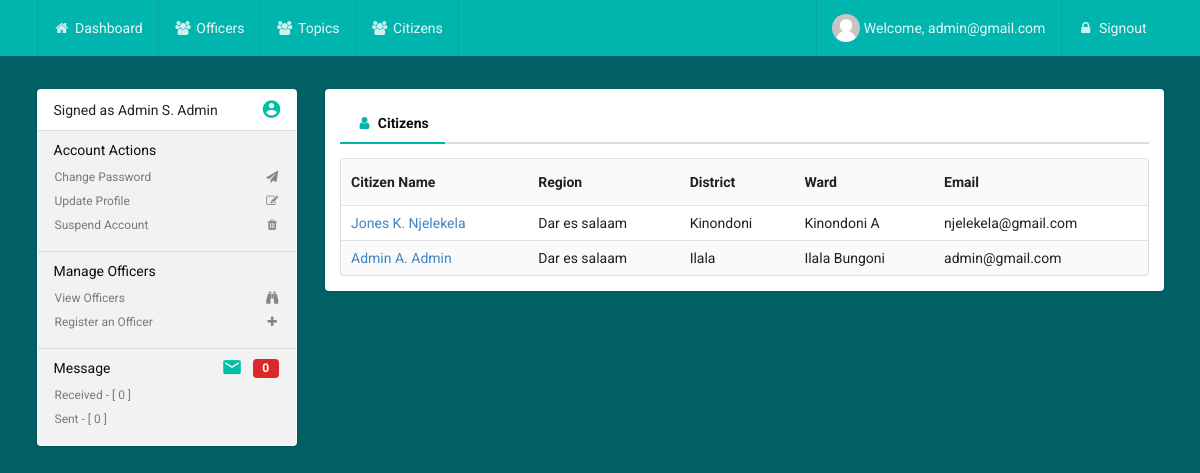
The app's page /admin/view-citizens.php (signed in) with its own data.
### tables this page shows
CREATE TABLE `users`(
	id int(11)not null primary key,
	fname varchar(100)not null,
	sname varchar(100)not null,
	lname varchar(100)not null,
	sex varchar(10)not null,
	phone varchar(100)not null,
	username varchar(100) not null,
	password varchar(100) not null,
	token VARCHAR(15)not null,
	access int(11) not null default 0,
	avatar VARCHAR(100)not null,
	status INT(2)not null,
	suspended INT(2)not null,
	created int(11)not null
);

CREATE TABLE `citizen`(
	id int(11)not null primary key,
	region_name VARCHAR(30)not null,
	district_name VARCHAR(30)not null,
	ward_name VARCHAR(30)not null,
	type_name VARCHAR(30)not null,
	title VARCHAR(10)not null,
	fname varchar(100)not null,
	sname varchar(100)not null,
	lname varchar(100)not null,
	sex varchar(10)not null,
	dob VARCHAR(30) not null,
	phone varchar(100)not null,
	email varchar(100)not null,
	houseno varchar(100)not null,
	streetname varchar(100),
	occupation VARCHAR(255)not null,
	created INT(11)not null
);

### classes/Session.php (called while the page is built, shortened)
<?php
    class Session {
        public static function exists($name){
        return (isset($_SESSION[$name])) ? true : false;
        }
        public static function get($name){
            return $_SESSION[$name];
        }
    }

### core/functions.php (called while the page is built, shortened)
<?php
    function encryptor($action, $string) {
        $output = false;
        $encrypt_method = "AES-256-CBC";
        $secret_key = 'rots_*1-9';
        $secret_iv = '2016-rots*&';
        $key = hash('sha256', $secret_key);
        $iv = substr(hash('sha256', $secret_iv), 0, 16);
        if( $action == 'encrypt' ) {
            $output = openssl_encrypt($string, $encrypt_method, $key, 0, $iv);
            $output = base64_encode($output);
        }
        else if( $action == 'decrypt' ){
            $output = openssl_decrypt(base64_decode($string), $encrypt_method, $key, 0, $iv);
        }
        return $output;
    }

### core/config.php (called while the page is built, shortened)
<?php
    spl_autoload_register( function ($class){
        $file = 'classes/'.$class.'.php';
    });
    require_once("functions.php");
    $database = new MySQLDatabase();

### classes/MySQLDatabase.php (called while the page is built, shortened)
<?php
    class MySQLDatabase {
        public $link = null;
        public function openConnection(){
            $this->link = mysqli_connect(DB_SERVER, DB_USER, DB_PASS, DB_NAME);
            return $this->link;
        }
        public function queryDB($query){
            $result = mysqli_query($this->link,$query);
            return $result;
        }
        public function fetchArray($result){
            return mysqli_fetch_array($result);
        }
  }

### classes/DatabaseObject.php (called while the page is built, shortened)
<?php
    class DatabaseObject {
        protected static $table;
        protected static $fields;
        public static function findAll(){
            $result = static::findBySQL("SELECT * FROM ".static::$table." ORDER BY id DESC");
            return $result;
        }
        public static function findById($id = 0){
            $arr = static::findBySQL("SELECT * FROM ".static::$table." WHERE id = $id ");
            return !empty($arr) ? array_shift($arr) : false;
        }
        public static function findBySQL($sql = ""){
            global $database;
            $resultSet = $database->queryDB($sql);
            $objectArray = array();
            while ($row = $database->fetchArray($resultSet)) {
                $objectArray[] = static::instantiate($row);
            }
            return $objectArray;
        }
        private static function instantiate($record){
            $object = new static;
            if (is_array($record)) {
                foreach ($record as $attribute => $value) {
                    if ($object->hasAttribute($attribute)) {
                        $object->$attribute = $value;
                    }
                }
                return $object;
            }
        }
        private function hasAttribute($attribute){
            $objectVars = $this->attributes();
            return array_key_exists($attribute, $objectVars);
        }
        private function attributes(){
            $attributes = array();
            foreach (static::$fields as $field) {
                if (property_exists($this, $field)) {
                    $attributes[$field] = $this->$field;
                }
            }
            return $attributes;
        }
    }

### classes/User.php (called while the page is built, shortened)
<?php
    class User extends DatabaseObject {
        public $fname;
        public $sname;
        public $lname;
        public function fullName(){
            if (isset($this->fname) && isset($this->lname)) {
                return $this->fname." ".$this->initials($this->sname).". ".$this->lname;
            }else{
                return "NO names found";
            }
        }
        public function initials($string){
            $expr = '/(?<=\s|^)[a-z]/i';
            preg_match_all($expr, $string, $matches);
            $result = implode('', $matches[0]);
            $result = strtoupper($result);
            return $result;
        }
    }

### classes/Message.php (called while the page is built, shortened)
<?php
    class Message extends DatabaseObject {
        protected static $table = "messages";
        public static function countMessageTo($uid){
            $result = static::findBySQL("SELECT * FROM ".static::$table." WHERE to_user = $uid");
            return count($result);
        }
        public static function countMessageFrom($uid){
            $result = static::findBySQL("SELECT * FROM ".static::$table." WHERE from_user = $uid");
            return count($result);
        }
    }

### classes/Citizen.php (called while the page is built, shortened)
<?php
    class Citizen extends DatabaseObject {
        public $fname;
        public $sname;
        public $lname;
        public function fullName(){
            if (isset($this->fname) && isset($this->lname)) {
                return $this->fname." ".$this->init($this->sname).". ".$this->lname;
            }else{
                return "NO names found";
            }
        }
        public function init($string){
            $expr = '/(?<=\s|^)[a-z]/i';
            preg_match_all($expr, $string, $matches);
            $result = implode('', $matches[0]);
            $result = strtoupper($result);
            return $result;
        }
    }

### views/tabs.citizens.php (the view, shortened to what this page needs)
<div class="ui pointing secondary menu">
    <a class="item active" data-tab="officer">
    <i class="ui teal user icon"></i> Citizens</a>
</div>
<?php print_r($citizens); ?>
<div class=" active ui tab announcement" data-tab="officer">
    <?php
        if (count($citi) == 0) {
            $message = "<div class='ui negative icon message'><i class='announcement icon'></i><div class='content'><div class='header'>Oops!</div><p>Sorry, there are currently no Ward Executive officers registered</p></div></div>";
            echo $message;
        }else{
    ?>
    <table class="ui striped selectable compact table">
        <thead>
            <tr>
                <th>Citizen Name</th>
                <th>Region</th>
                <th>District</th>
                <th>Ward</th>
                <th>Email</th>
            </tr>
        </thead>
        <tbody>
            <?php
                }
                foreach($citi as $key => $value):
                $cid = encryptor('encrypt',$value->id);
            ?>
            <tr>
                    <td><a href="view-citizen?userid=<?php echo $userid; ?>&cid=<?php echo $cid; ?>&view=view-officer">
                    <?php echo $value->fullName(); ?>
                    </a>
                </td>
                <td><?php echo $value->region_name; ?></td>
                <td><?php echo $value->district_name; ?></td>
                <td><?php echo $value->ward_name; ?></td>
                <td><?php echo $value->email; ?></td>
            </tr>
            <?php endforeach; ?>
        </tbody>
    </table>
</div>

### views/menu.admin.php (shortened to what this page needs)
<div class="ui top fixed teal stackable inverted pointing menu" style="margin-bottom: 2em; border:none;">
		<div class="ui container">
			<?php
				if(Session::exists('userid')){
					echo "<a href='welcome?userid={$userid}&view=welcome' class='{$welcome} item'><i class='home icon'></i> Dashboard</a>";
					echo "<a href='view-officers?userid={$userid}&view=view-officers' class='{$view_officers} item'><i class='users icon'></i> Officers</a>";
					echo "<a href='view-topics?userid={$userid}&view=topics' class='{$topics} item'><i class='users icon'></i> Topics</a>";
					echo "<a href='view-citizens?userid={$userid}&view=citizens' class='{$citizens} item'><i class='users icon'></i> Citizens</a>";
					echo "<div class='right menu'>";
					echo "<a href='profile?userid={$userid}&view=profile' class='{$profile} item'><img    src='../images/avatar/{$user->avatar}' class='ui avatar image'> Welcome, {$user->username} </a>";
					echo "<a class='item' href='../logout.php?action=logout'><i class='lock icon'></i> Signout</a> ";
					echo "</div>";
				}
			?>
		</div>
</div>

### views/menu-admin.php (shortened to what this page needs)
<div class="ui vertical menu fluid">
    <div class="ui teal dropdown item">
        Signed as <?php echo $user->fullName(); ?>
        <i class="zmdi zmdi-account-circle green zmdi-icon"></i>
    </div>
    <div class="active item">
        Account Actions
        <div class="menu">
            <a href="change-password?userid<?php echo $userid; ?>&action=change-password&view=welcome" class="item" data-inverted="teal" data-tooltip="Change your account Password" data-position="right center"><i class="send icon"></i> Change Password</a>
            <a href="update-profile?userid=<?php echo $userid; ?>&action=update-profile&view=welcome" class="item"  data-inverted="teal" data-tooltip="You can Update your Profile Information" data-position="right center"><i class="edit icon"></i> Update Profile</a>
            <a href="suspend-account?userid=<?php echo $userid; ?>&action=suspend-account&view=welcome" class="item" data-inverted="teal" data-tooltip="Use this link to temporarily close your account" data-position="right center"><i class="trash icon"></i> Suspend Account</a>
        </div>
    </div>
    <div class="active item">
        Manage Officers
        <div class="menu">
            <a href="view-officers?userid=<?php echo $userid; ?>&view=view-officers" class="item" data-inverted="teal" data-tooltip="Click here to view all registered officers" data-position="right center">
            <i class="find icon"></i> View Officers</a>
            <a href="register-officer?userid=<?php echo $userid; ?>&action=register-officer&view=welcome" class="item" data-inverted="teal" data-tooltip="Create ward officers Account here" data-position="right center">
            <i class="add icon"></i> Register an Officer</a>
        </div>
    </div>
    <div class="active item">
        <div class="ui red label"><?php echo Message::countMessageTo($cleanid); ?></div>
        <i class="zmdi zmdi-email zmdi-icon"></i> Message
        <div class="menu">
            <a  class="item" data-inverted="teal" data-tooltip="Message Inbox" data-position="top center">
            Received - [ <?php echo Message::countMessageTo($cleanid); ?> ] </a>
            <a class="item"  data-inverted="teal" data-tooltip="Messages that you have sent" data-position="top center">
            Sent - [ <?php echo Message::countMessageFrom($cleanid); ?> ]
            </a>
        </div>
    </div>
</div>

### css/styles.css (style rules this page uses)
body { padding-top: 50px; background: #006064 url(../images/flag.png); background-repeat: no-repeat; background-position: bottom left; font-family: 'Roboto'; font-size: 14px; }
.ui .menu { border: 1px solid rgba(34, 36, 38, 0); }
.ui.secondary.pointing.menu { margin-left: 0em; margin-right: 0em; border-bottom: 2px solid rgba(34, 36, 38, 0.15); }
.ui.secondary.pointing.menu .item { border-bottom-color: transparent; border-bottom-style: solid; border-radius: 0em; -webkit-align-self: flex-end; -ms-flex-item-align: end; align-self: flex-end; margin: 0em 0em -2px; padding: 0.85714286em 1.14285714em; border-bottom-width: 2px; -webkit-transition: color 0.1s ease; transition: color 0.1s ease; }
.ui.secondary.pointing.menu .item:after { display: none; }
.ui.secondary.pointing.menu .active.item { background-color: transparent; box-shadow: none; border-color: #00B5AD; font-weight: bold; color: rgba(0, 0, 0, 0.95); }
.zmdi-icon { margin-top: -4px; float: right; font-size: 1.5em; color: #00BFA5; }

### records on screen
users: avatar (placeholder picture), username "admin@gmail.com", $user->fullName() "Admin S. Admin"
citizen: $value->fullName() "Jones K. Njelekela", region_name "Dar es salaam", district_name "Kinondoni", ward_name "Kinondoni A", email "njelekela@gmail.com"
citizen: $value->fullName() "Admin A. Admin", region_name "Dar es salaam", district_name "Ilala", ward_name "Ilala Bungoni", email "admin@gmail.com"

### other values on screen
Message::countMessageTo($cleanid) "0"
Message::countMessageFrom($cleanid) "0"
